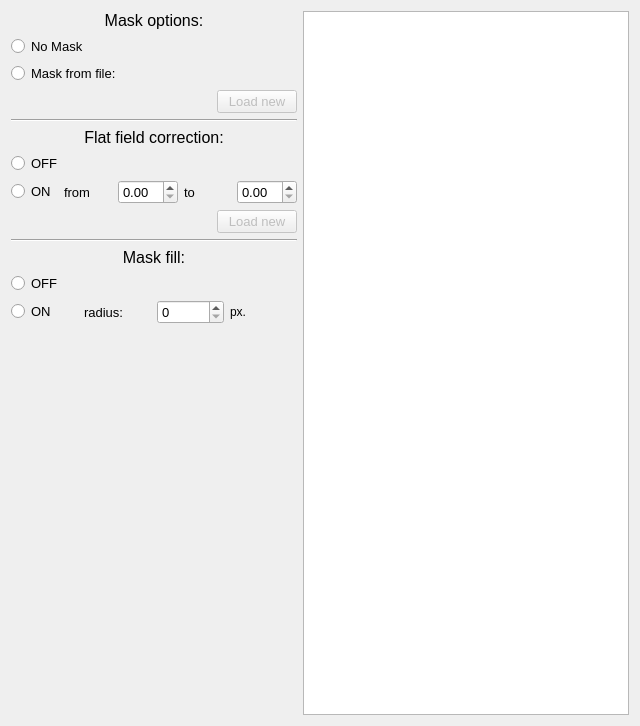
<?xml version="1.0" encoding="UTF-8"?>
<ui version="4.0">
 <class>ASAPOImageSetup</class>
 <widget class="QWidget" name="ASAPOImageSetup">
  <property name="geometry">
   <rect>
    <x>0</x>
    <y>0</y>
    <width>640</width>
    <height>726</height>
   </rect>
  </property>
  <property name="windowTitle">
   <string>Form</string>
  </property>
  <layout class="QHBoxLayout" name="horizontalLayout">
   <item>
    <layout class="QVBoxLayout" name="verticalLayout">
     <item>
      <widget class="QLabel" name="label">
       <property name="font">
        <font>
         <pointsize>12</pointsize>
        </font>
       </property>
       <property name="text">
        <string>Mask options:</string>
       </property>
       <property name="alignment">
        <set>Qt::AlignCenter</set>
       </property>
      </widget>
     </item>
     <item>
      <widget class="QRadioButton" name="rb_mask_off">
       <property name="font">
        <font>
         <pointsize>10</pointsize>
        </font>
       </property>
       <property name="text">
        <string>No Mask</string>
       </property>
       <property name="checked">
        <bool>false</bool>
       </property>
       <attribute name="buttonGroup">
        <string notr="true">bg_mask_option</string>
       </attribute>
      </widget>
     </item>
     <item>
      <widget class="QRadioButton" name="rb_mask_on">
       <property name="font">
        <font>
         <pointsize>10</pointsize>
        </font>
       </property>
       <property name="text">
        <string>Mask from file:</string>
       </property>
       <attribute name="buttonGroup">
        <string notr="true">bg_mask_option</string>
       </attribute>
      </widget>
     </item>
     <item>
      <layout class="QHBoxLayout" name="horizontalLayout_2">
       <item>
        <widget class="QLabel" name="lb_mask_file">
         <property name="minimumSize">
          <size>
           <width>200</width>
           <height>0</height>
          </size>
         </property>
         <property name="text">
          <string/>
         </property>
        </widget>
       </item>
       <item>
        <widget class="QPushButton" name="but_load_mask">
         <property name="enabled">
          <bool>false</bool>
         </property>
         <property name="font">
          <font>
           <pointsize>10</pointsize>
          </font>
         </property>
         <property name="text">
          <string>Load new</string>
         </property>
        </widget>
       </item>
      </layout>
     </item>
     <item>
      <widget class="Line" name="line">
       <property name="orientation">
        <enum>Qt::Horizontal</enum>
       </property>
      </widget>
     </item>
     <item>
      <widget class="QLabel" name="label_2">
       <property name="font">
        <font>
         <pointsize>12</pointsize>
        </font>
       </property>
       <property name="text">
        <string>Flat field correction:</string>
       </property>
       <property name="alignment">
        <set>Qt::AlignCenter</set>
       </property>
      </widget>
     </item>
     <item>
      <widget class="QRadioButton" name="rb_ff_off">
       <property name="font">
        <font>
         <pointsize>10</pointsize>
        </font>
       </property>
       <property name="text">
        <string>OFF</string>
       </property>
       <property name="checked">
        <bool>false</bool>
       </property>
       <attribute name="buttonGroup">
        <string notr="true">bg_ff_option</string>
       </attribute>
      </widget>
     </item>
     <item>
      <layout class="QHBoxLayout" name="horizontalLayout_7">
       <item>
        <widget class="QRadioButton" name="rb_ff_on">
         <property name="font">
          <font>
           <pointsize>10</pointsize>
          </font>
         </property>
         <property name="text">
          <string>ON</string>
         </property>
         <attribute name="buttonGroup">
          <string notr="true">bg_ff_option</string>
         </attribute>
        </widget>
       </item>
       <item>
        <widget class="QLabel" name="label_3">
         <property name="font">
          <font>
           <pointsize>10</pointsize>
          </font>
         </property>
         <property name="text">
          <string>from</string>
         </property>
        </widget>
       </item>
       <item>
        <widget class="QDoubleSpinBox" name="dsb_ff_from">
         <property name="font">
          <font>
           <pointsize>10</pointsize>
          </font>
         </property>
        </widget>
       </item>
       <item>
        <widget class="QLabel" name="label_6">
         <property name="font">
          <font>
           <pointsize>10</pointsize>
          </font>
         </property>
         <property name="text">
          <string>to</string>
         </property>
        </widget>
       </item>
       <item>
        <widget class="QDoubleSpinBox" name="dsb_ff_to">
         <property name="font">
          <font>
           <pointsize>10</pointsize>
          </font>
         </property>
        </widget>
       </item>
      </layout>
     </item>
     <item>
      <layout class="QHBoxLayout" name="horizontalLayout_3">
       <item>
        <widget class="QLabel" name="lb_ff_file">
         <property name="minimumSize">
          <size>
           <width>200</width>
           <height>0</height>
          </size>
         </property>
         <property name="text">
          <string/>
         </property>
        </widget>
       </item>
       <item>
        <widget class="QPushButton" name="but_load_ff">
         <property name="enabled">
          <bool>false</bool>
         </property>
         <property name="font">
          <font>
           <pointsize>10</pointsize>
          </font>
         </property>
         <property name="text">
          <string>Load new</string>
         </property>
        </widget>
       </item>
      </layout>
     </item>
     <item>
      <widget class="Line" name="line_5">
       <property name="orientation">
        <enum>Qt::Horizontal</enum>
       </property>
      </widget>
     </item>
     <item>
      <widget class="QLabel" name="label_9">
       <property name="font">
        <font>
         <pointsize>12</pointsize>
        </font>
       </property>
       <property name="text">
        <string>Mask fill:</string>
       </property>
       <property name="alignment">
        <set>Qt::AlignCenter</set>
       </property>
      </widget>
     </item>
     <item>
      <widget class="QRadioButton" name="rb_fill_off">
       <property name="font">
        <font>
         <pointsize>10</pointsize>
        </font>
       </property>
       <property name="text">
        <string>OFF</string>
       </property>
       <property name="checked">
        <bool>false</bool>
       </property>
       <attribute name="buttonGroup">
        <string notr="true">bg_fill_option</string>
       </attribute>
      </widget>
     </item>
     <item>
      <layout class="QHBoxLayout" name="horizontalLayout_9">
       <item>
        <widget class="QRadioButton" name="rb_fill_on">
         <property name="font">
          <font>
           <pointsize>10</pointsize>
          </font>
         </property>
         <property name="text">
          <string>ON</string>
         </property>
         <attribute name="buttonGroup">
          <string notr="true">bg_fill_option</string>
         </attribute>
        </widget>
       </item>
       <item>
        <widget class="QLabel" name="label_10">
         <property name="font">
          <font>
           <pointsize>10</pointsize>
          </font>
         </property>
         <property name="text">
          <string>radius:</string>
         </property>
        </widget>
       </item>
       <item>
        <widget class="QSpinBox" name="sb_fill">
         <property name="font">
          <font>
           <pointsize>10</pointsize>
          </font>
         </property>
        </widget>
       </item>
       <item>
        <widget class="QLabel" name="label_11">
         <property name="text">
          <string>px.</string>
         </property>
        </widget>
       </item>
      </layout>
     </item>
     <item>
      <spacer name="verticalSpacer">
       <property name="orientation">
        <enum>Qt::Vertical</enum>
       </property>
       <property name="sizeHint" stdset="0">
        <size>
         <width>20</width>
         <height>40</height>
        </size>
       </property>
      </spacer>
     </item>
    </layout>
   </item>
   <item>
    <widget class="GraphicsView" name="gv_main">
     <property name="autoFillBackground">
      <bool>false</bool>
     </property>
     <property name="styleSheet">
      <string notr="true"/>
     </property>
    </widget>
   </item>
  </layout>
 </widget>
 <customwidgets>
  <customwidget>
   <class>GraphicsView</class>
   <extends>QGraphicsView</extends>
   <header>pyqtgraph</header>
  </customwidget>
 </customwidgets>
 <resources/>
 <connections/>
 <buttongroups>
  <buttongroup name="bg_mask_option"/>
  <buttongroup name="bg_ff_option"/>
  <buttongroup name="bg_fill_option"/>
 </buttongroups>
</ui>
